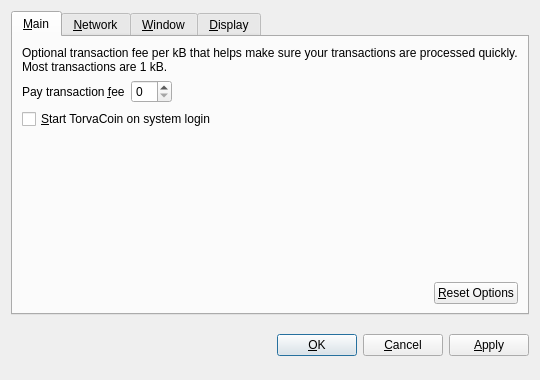
<?xml version="1.0" encoding="UTF-8"?>
<ui version="4.0">
 <class>OptionsDialog</class>
 <widget class="QDialog" name="OptionsDialog">
  <property name="geometry">
   <rect>
    <x>0</x>
    <y>0</y>
    <width>540</width>
    <height>380</height>
   </rect>
  </property>
  <property name="windowTitle">
   <string>Options</string>
  </property>
  <property name="modal">
   <bool>true</bool>
  </property>
  <layout class="QVBoxLayout" name="verticalLayout">
   <item>
    <widget class="QTabWidget" name="tabWidget">
     <property name="tabPosition">
      <enum>QTabWidget::North</enum>
     </property>
     <property name="currentIndex">
      <number>0</number>
     </property>
     <widget class="QWidget" name="tabMain">
      <attribute name="title">
       <string>&amp;Main</string>
      </attribute>
      <layout class="QVBoxLayout" name="verticalLayout_Main">
       <item>
        <widget class="QLabel" name="transactionFeeInfoLabel">
         <property name="text">
          <string>Optional transaction fee per kB that helps make sure your transactions are processed quickly. Most transactions are 1 kB.</string>
         </property>
         <property name="textFormat">
          <enum>Qt::PlainText</enum>
         </property>
         <property name="wordWrap">
          <bool>true</bool>
         </property>
        </widget>
       </item>
       <item>
        <layout class="QHBoxLayout" name="horizontalLayout_1_Main">
         <item>
          <widget class="QLabel" name="transactionFeeLabel">
           <property name="text">
            <string>Pay transaction &amp;fee</string>
           </property>
           <property name="textFormat">
            <enum>Qt::PlainText</enum>
           </property>
           <property name="buddy">
            <cstring>transactionFee</cstring>
           </property>
          </widget>
         </item>
         <item>
          <widget class="BitcoinAmountField" name="transactionFee"/>
         </item>
         <item>
          <spacer name="horizontalSpacer_1_Main">
           <property name="orientation">
            <enum>Qt::Horizontal</enum>
           </property>
           <property name="sizeHint" stdset="0">
            <size>
             <width>40</width>
             <height>20</height>
            </size>
           </property>
          </spacer>
         </item>
        </layout>
       </item>
       <item>
        <widget class="QCheckBox" name="bitcoinAtStartup">
         <property name="toolTip">
          <string>Automatically start TorvaCoin after logging in to the system.</string>
         </property>
         <property name="text">
          <string>&amp;Start TorvaCoin on system login</string>
         </property>
        </widget>
       </item>
       <item>
        <spacer name="verticalSpacer_Main">
         <property name="orientation">
          <enum>Qt::Vertical</enum>
         </property>
         <property name="sizeHint" stdset="0">
          <size>
           <width>20</width>
           <height>40</height>
          </size>
         </property>
        </spacer>
       </item>
       <item>
        <layout class="QHBoxLayout" name="horizontalLayout_2_Main">
         <item>
          <spacer name="horizontalSpacer_2_Main">
           <property name="orientation">
            <enum>Qt::Horizontal</enum>
           </property>
           <property name="sizeHint" stdset="0">
            <size>
             <width>40</width>
             <height>20</height>
            </size>
           </property>
          </spacer>
         </item>
         <item>
          <widget class="QPushButton" name="resetButton">
           <property name="toolTip">
            <string>Reset all client options to default.</string>
           </property>
           <property name="text">
            <string>&amp;Reset Options</string>
           </property>
           <property name="autoDefault">
            <bool>false</bool>
           </property>
          </widget>
         </item>
        </layout>
       </item>
      </layout>
     </widget>
     <widget class="QWidget" name="tabNetwork">
      <attribute name="title">
       <string>&amp;Network</string>
      </attribute>
      <layout class="QVBoxLayout" name="verticalLayout_Network">
       <item>
        <widget class="QCheckBox" name="mapPortUpnp">
         <property name="toolTip">
          <string>Automatically open the TorvaCoin client port on the router. This only works when your router supports UPnP and it is enabled.</string>
         </property>
         <property name="text">
          <string>Map port using &amp;UPnP</string>
         </property>
        </widget>
       </item>
       <item>
        <widget class="QCheckBox" name="connectSocks">
         <property name="toolTip">
          <string>Connect to the TorvaCoin network through a SOCKS proxy (e.g. when connecting through Tor).</string>
         </property>
         <property name="text">
          <string>&amp;Connect through SOCKS proxy:</string>
         </property>
        </widget>
       </item>
       <item>
        <layout class="QHBoxLayout" name="horizontalLayout_Network">
         <item>
          <widget class="QLabel" name="proxyIpLabel">
           <property name="text">
            <string>Proxy &amp;IP:</string>
           </property>
           <property name="textFormat">
            <enum>Qt::PlainText</enum>
           </property>
           <property name="buddy">
            <cstring>proxyIp</cstring>
           </property>
          </widget>
         </item>
         <item>
          <widget class="QValidatedLineEdit" name="proxyIp">
           <property name="maximumSize">
            <size>
             <width>140</width>
             <height>16777215</height>
            </size>
           </property>
           <property name="toolTip">
            <string>IP address of the proxy (e.g. 127.0.0.1)</string>
           </property>
          </widget>
         </item>
         <item>
          <widget class="QLabel" name="proxyPortLabel">
           <property name="text">
            <string>&amp;Port:</string>
           </property>
           <property name="textFormat">
            <enum>Qt::PlainText</enum>
           </property>
           <property name="buddy">
            <cstring>proxyPort</cstring>
           </property>
          </widget>
         </item>
         <item>
          <widget class="QLineEdit" name="proxyPort">
           <property name="maximumSize">
            <size>
             <width>55</width>
             <height>16777215</height>
            </size>
           </property>
           <property name="toolTip">
            <string>Port of the proxy (e.g. 9050)</string>
           </property>
          </widget>
         </item>
         <item>
          <widget class="QLabel" name="socksVersionLabel">
           <property name="text">
            <string>SOCKS &amp;Version:</string>
           </property>
           <property name="textFormat">
            <enum>Qt::PlainText</enum>
           </property>
           <property name="buddy">
            <cstring>socksVersion</cstring>
           </property>
          </widget>
         </item>
         <item>
          <widget class="QValueComboBox" name="socksVersion">
           <property name="toolTip">
            <string>SOCKS version of the proxy (e.g. 5)</string>
           </property>
          </widget>
         </item>
         <item>
          <spacer name="horizontalSpacer_Network">
           <property name="orientation">
            <enum>Qt::Horizontal</enum>
           </property>
           <property name="sizeHint" stdset="0">
            <size>
             <width>40</width>
             <height>20</height>
            </size>
           </property>
          </spacer>
         </item>
        </layout>
       </item>
       <item>
        <spacer name="verticalSpacer_Network">
         <property name="orientation">
          <enum>Qt::Vertical</enum>
         </property>
         <property name="sizeHint" stdset="0">
          <size>
           <width>20</width>
           <height>40</height>
          </size>
         </property>
        </spacer>
       </item>
      </layout>
     </widget>
     <widget class="QWidget" name="tabWindow">
      <attribute name="title">
       <string>&amp;Window</string>
      </attribute>
      <layout class="QVBoxLayout" name="verticalLayout_Window">
       <item>
        <widget class="QCheckBox" name="minimizeToTray">
         <property name="toolTip">
          <string>Show only a tray icon after minimizing the window.</string>
         </property>
         <property name="text">
          <string>&amp;Minimize to the tray instead of the taskbar</string>
         </property>
        </widget>
       </item>
       <item>
        <widget class="QCheckBox" name="minimizeOnClose">
         <property name="toolTip">
          <string>Minimize instead of exit the application when the window is closed. When this option is enabled, the application will be closed only after selecting Quit in the menu.</string>
         </property>
         <property name="text">
          <string>M&amp;inimize on close</string>
         </property>
        </widget>
       </item>
       <item>
        <spacer name="verticalSpacer_Window">
         <property name="orientation">
          <enum>Qt::Vertical</enum>
         </property>
         <property name="sizeHint" stdset="0">
          <size>
           <width>20</width>
           <height>40</height>
          </size>
         </property>
        </spacer>
       </item>
      </layout>
     </widget>
     <widget class="QWidget" name="tabDisplay">
      <attribute name="title">
       <string>&amp;Display</string>
      </attribute>
      <layout class="QVBoxLayout" name="verticalLayout_Display">
       <item>
        <layout class="QHBoxLayout" name="horizontalLayout_1_Display">
         <item>
          <widget class="QLabel" name="langLabel">
           <property name="text">
            <string>User Interface &amp;language:</string>
           </property>
           <property name="textFormat">
            <enum>Qt::PlainText</enum>
           </property>
           <property name="buddy">
            <cstring>lang</cstring>
           </property>
          </widget>
         </item>
         <item>
          <widget class="QValueComboBox" name="lang">
           <property name="toolTip">
            <string>The user interface language can be set here. This setting will take effect after restarting TorvaCoin.</string>
           </property>
          </widget>
         </item>
        </layout>
       </item>
       <item>
        <layout class="QHBoxLayout" name="horizontalLayout_2_Display">
         <item>
          <widget class="QLabel" name="unitLabel">
           <property name="text">
            <string>&amp;Unit to show amounts in:</string>
           </property>
           <property name="textFormat">
            <enum>Qt::PlainText</enum>
           </property>
           <property name="buddy">
            <cstring>unit</cstring>
           </property>
          </widget>
         </item>
         <item>
          <widget class="QValueComboBox" name="unit">
           <property name="toolTip">
            <string>Choose the default subdivision unit to show in the interface and when sending coins.</string>
           </property>
          </widget>
         </item>
        </layout>
       </item>
       <item>
        <widget class="QCheckBox" name="displayAddresses">
         <property name="toolTip">
          <string>Whether to show TorvaCoin addresses in the transaction list or not.</string>
         </property>
         <property name="text">
          <string>&amp;Display addresses in transaction list</string>
         </property>
        </widget>
       </item>
       <item>
        <widget class="QCheckBox" name="coinControlFeatures">
         <property name="toolTip">
          <string>Whether to show coin control features or not.</string>
         </property>
         <property name="text">
          <string>Display coin &amp;control features (experts only!)</string>
         </property>
        </widget>
       </item>
       <item>
        <spacer name="verticalSpacer_Display">
         <property name="orientation">
          <enum>Qt::Vertical</enum>
         </property>
         <property name="sizeHint" stdset="0">
          <size>
           <width>20</width>
           <height>40</height>
          </size>
         </property>
        </spacer>
       </item>
      </layout>
     </widget>
    </widget>
   </item>
   <item>
    <layout class="QHBoxLayout" name="horizontalLayout_Buttons">
     <item>
      <spacer name="horizontalSpacer_1">
       <property name="orientation">
        <enum>Qt::Horizontal</enum>
       </property>
       <property name="sizeHint" stdset="0">
        <size>
         <width>40</width>
         <height>48</height>
        </size>
       </property>
      </spacer>
     </item>
     <item>
      <widget class="QLabel" name="statusLabel">
       <property name="font">
        <font>
         <weight>75</weight>
         <bold>true</bold>
        </font>
       </property>
       <property name="text">
        <string/>
       </property>
       <property name="textFormat">
        <enum>Qt::PlainText</enum>
       </property>
       <property name="wordWrap">
        <bool>true</bool>
       </property>
      </widget>
     </item>
     <item>
      <spacer name="horizontalSpacer_2">
       <property name="orientation">
        <enum>Qt::Horizontal</enum>
       </property>
       <property name="sizeHint" stdset="0">
        <size>
         <width>40</width>
         <height>48</height>
        </size>
       </property>
      </spacer>
     </item>
     <item>
      <widget class="QPushButton" name="okButton">
       <property name="text">
        <string>&amp;OK</string>
       </property>
      </widget>
     </item>
     <item>
      <widget class="QPushButton" name="cancelButton">
       <property name="text">
        <string>&amp;Cancel</string>
       </property>
       <property name="autoDefault">
        <bool>false</bool>
       </property>
      </widget>
     </item>
     <item>
      <widget class="QPushButton" name="applyButton">
       <property name="text">
        <string>&amp;Apply</string>
       </property>
       <property name="autoDefault">
        <bool>false</bool>
       </property>
      </widget>
     </item>
    </layout>
   </item>
  </layout>
 </widget>
 <customwidgets>
  <customwidget>
   <class>BitcoinAmountField</class>
   <extends>QSpinBox</extends>
   <header>bitcoinamountfield.h</header>
  </customwidget>
  <customwidget>
   <class>QValueComboBox</class>
   <extends>QComboBox</extends>
   <header>qvaluecombobox.h</header>
  </customwidget>
  <customwidget>
   <class>QValidatedLineEdit</class>
   <extends>QLineEdit</extends>
   <header>qvalidatedlineedit.h</header>
  </customwidget>
 </customwidgets>
 <resources/>
 <connections/>
</ui>
